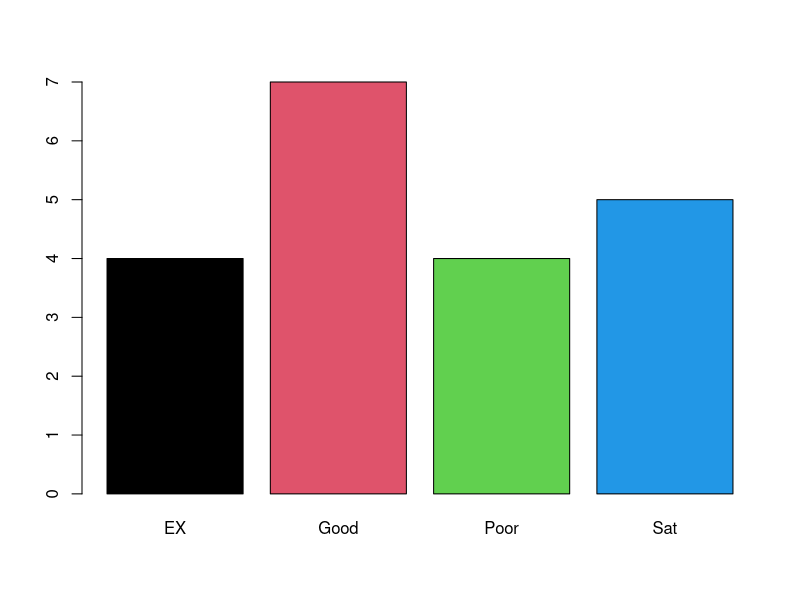
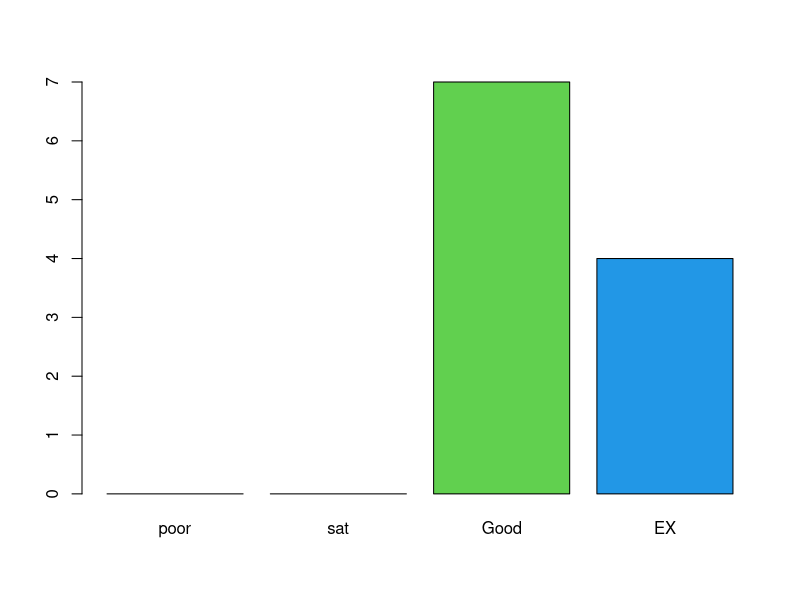

Generate these figures, in order, with R:
#factors
gender= sample(c('M','F'), size = 20, replace = T)
summary(gender)
genderF = factor(gender)
summary(genderF)
genderF

likscale = sample(c('EX', 'Good', 'Sat', 'Poor'), size = 20, replace = T)
summary(likscale)
class(likscale)
likscaleF = factor(likscale)
summary(likscaleF)
class(likscaleF)
likscale0F = factor(likscale,ordered = T, levels = c('poor', 'sat', 'Good', 'EX'))
summary(likscale0F)
likscale0F
barplot(table(likscaleF), col = 1:4)
barplot(table(likscale0F), col = 1:4)
